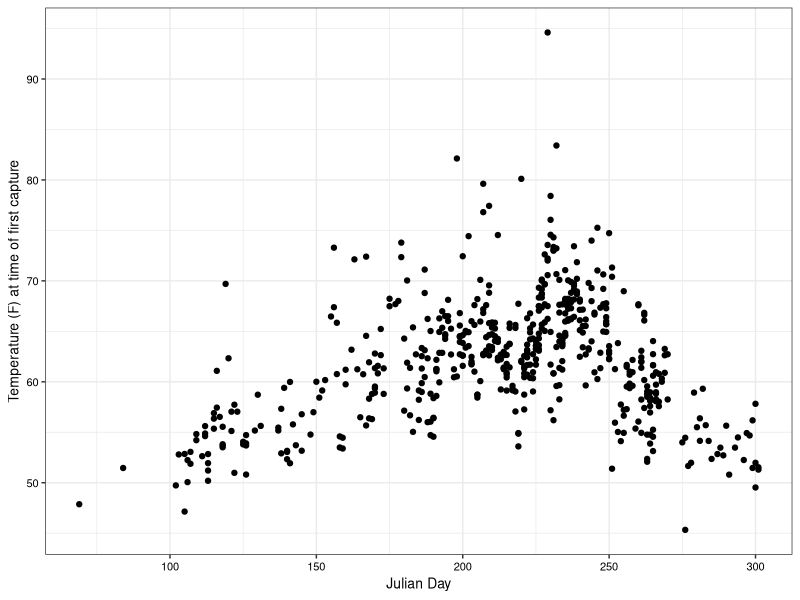
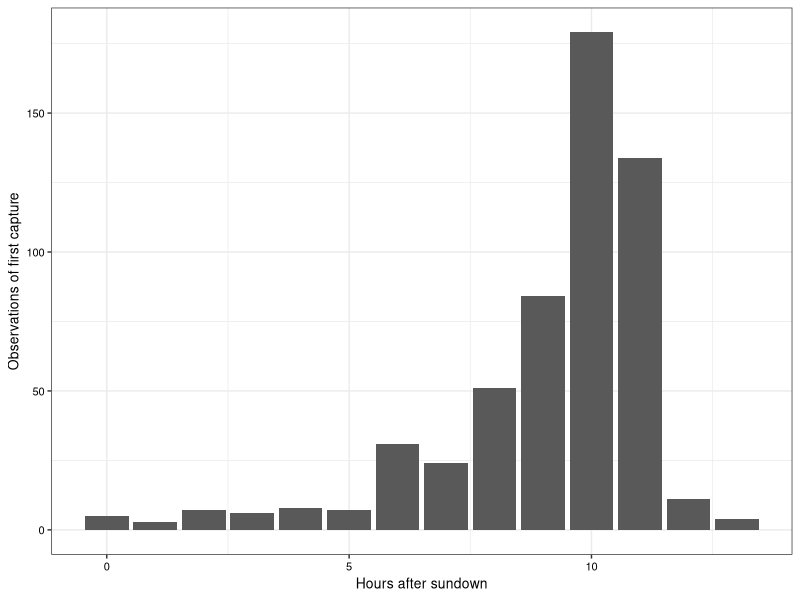
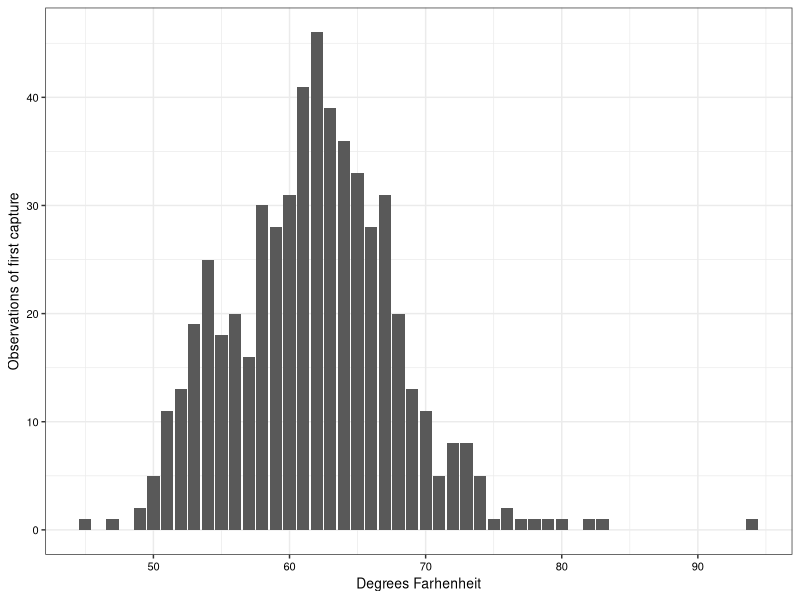
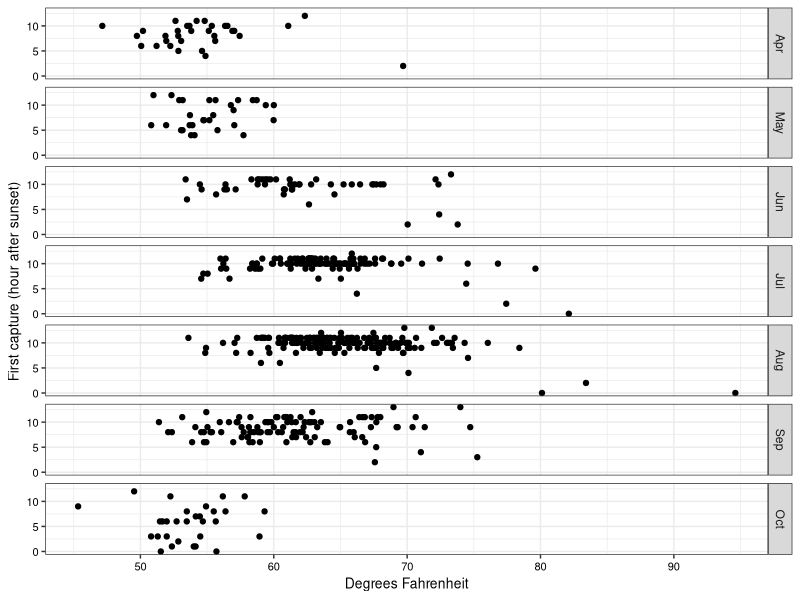
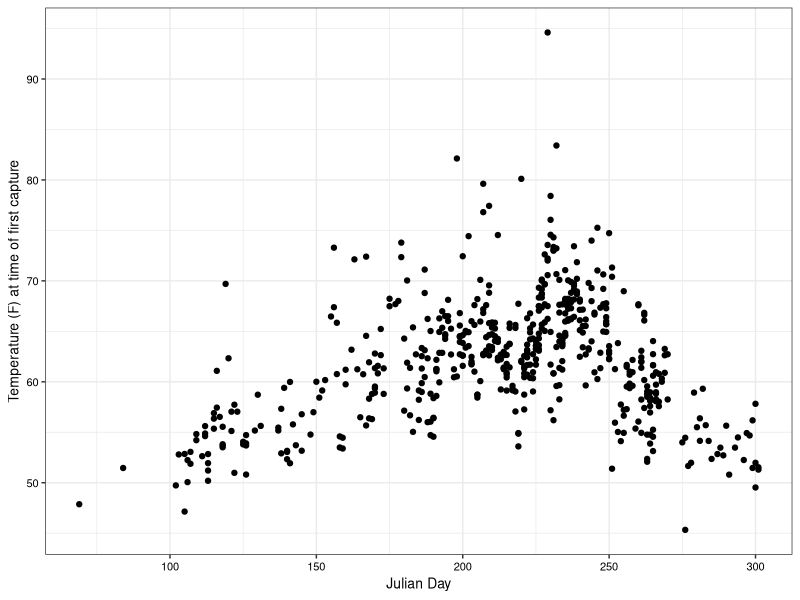
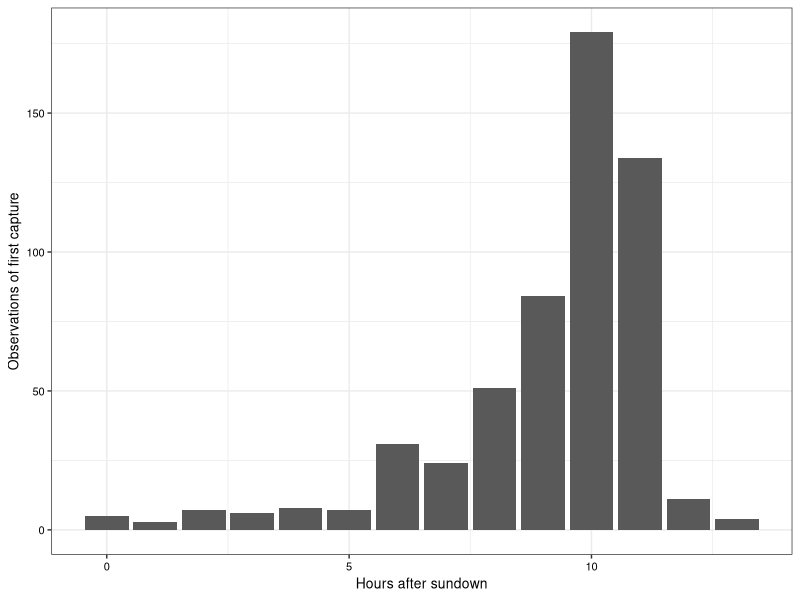
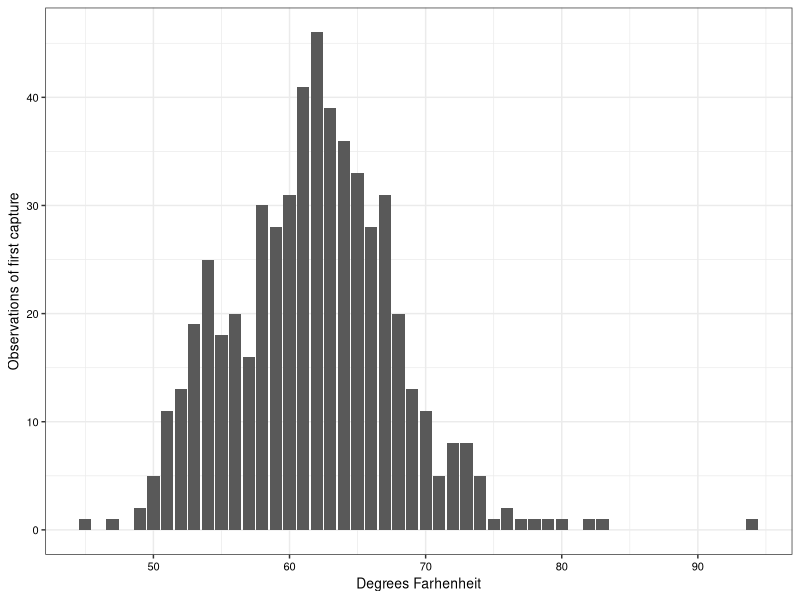
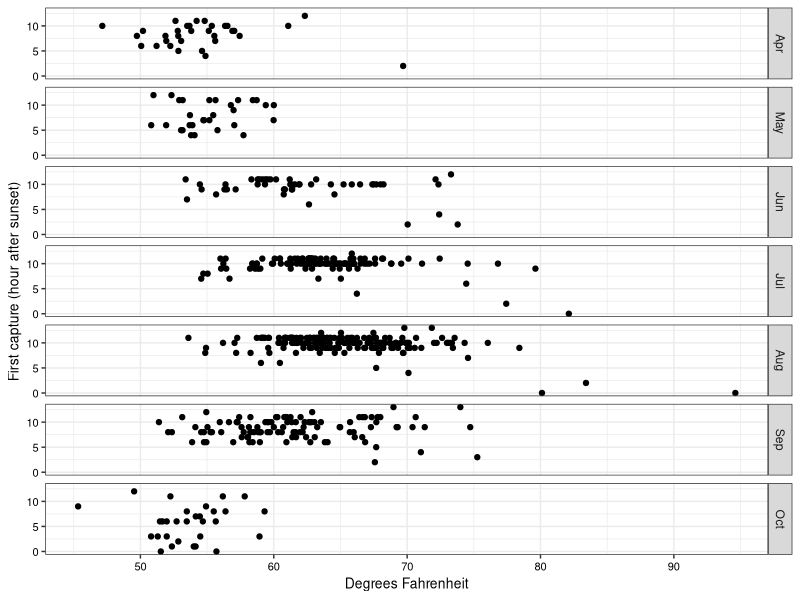

Here is the R script that generated these plots, in order:
#===========================================================================#
# script12_explore_count_and_temperature2.R
# 
# Uses the "combined" data set created in script10 to explore relationsips 
#
# PARTS
# 1. Basic questions about combined data set (multiple obs/night?)(line 14)  
# 2. Examine captures after 7AM (before midnight) (line 64)  
#
# combined--imported as created in script10
# combined3
#  - Night only
#  - Only first obs of night for that site
#  - Additional variables adjust 0 hour to sundown and keep next sun-up in
#    the same Julian day
# combined4 (not yet done)
#  - All captures per night
#  - Additional variables to adjust 0 hour to sundown and keep next sun-up 
#    in the same Julian day (as in 3)
#  - Used to examine whether captures are less likely overall on hotter
#    nights
#  
#===========================================================================#

library(tidyverse)
library(lubridate)
#library(timechange)

#-- 1. (Heading to be determined) --------

combined <- read_csv("./data/merged_count_and_temp_data.csv")
combined
# A tibble: 1,428 x 11
#   pest_dif site         Yr Mnth.x Julian    Hr degf_avg degf_lo degf_hi rh_avg Mnth.y
#      <dbl> <chr>     <dbl> <chr>   <dbl> <dbl>    <dbl>   <dbl>   <dbl>  <dbl> <chr> 
# 1        1 UCKearney  2019 Jun       153     5     60.2    59.7    61.2   89.8 Jun   
# 2        1 UCKearney  2019 Jul       191     4     61.2    60.3    62.2   83.6 Jul   
# 3        1 UCKearney  2019 Jul       194     4     64.2    63.9    65.1   93.2 Jul 

#####################################################################
### Reduce to night observations and only the first observation (hour)

combined3 <- combined %>% 
  filter(Hr <= 7 | Hr >= 18) %>%       # only during dark
  group_by(Yr,site,Mnth.x,Julian) %>%  # <=1 obs per site per night
  summarise(hr_obs1 = min(Hr),         # first obs (except...)
            degf = mean(degf_avg))     # temp during first obs

combined3
# A tibble: 556 x 6
# Groups:   Yr, site, Mnth.x [52]
#       Yr site       Mnth.x Julian hr_obs1  degf
#   <dbl> <chr>      <chr>   <dbl>   <dbl> <dbl>
# 1  2019 mikewoolf1 Aug       213       5  59.2
# 2  2019 mikewoolf1 Aug       215       5  62.7

hrs <- sort(unique(combined3$hr_obs1))
hrs
# [1]  0  1  2  3  4  5  6  7 18 19 20 21 22 23

#-- all possible hours represented

## Temp of first obs vs. Julian day. This works without any further processing
## because hour is not a factor

p1 <- ggplot(combined3, aes(x = Julian, y = degf)) +
  geom_point() +
  theme_bw() +
  xlab("Julian Day") +
  ylab("Temperature (F) at time of first capture") +
  theme(axis.text.x = element_text(color = "black", size = 8),# angle = 45, hjust = 1),
        axis.text.y = element_text(color = "black", size = 8),
        axis.title.x = element_text(color = "black", size = 10),
        axis.title.y = element_text(color = "black", size = 10),
        legend.title = element_text(color = "black", size = 8),
        legend.text = element_text(color = "black", size = 8))

p1 

ggsave(filename = "fig_temperature_of_first_captr_by_julian.jpg", 
       plot = p1, device = "jpg", path = "./results", 
       dpi = 300, width = 5.83, height = 3.9, units = "in")  

## Get Julian date reference points for months

# Make Mnth.x into a factor to conserve order
combined3[combined3$Mnth.x == "Mar", ] # 2 observations, drop them
combined3 <- combined3[combined3$Mnth.x != "Mar", ]

combined3$Mnth.x <- factor(combined3$Mnth.x, levels = c("Apr","May","Jun","Jul","Aug","Sep","Oct"))
combined3
levels(combined3$Mnth.x)

sort(unique(combined3$Julian))
# 102 to 131, about 25 days missing

combined3 %>% 
  group_by(Mnth.x) %>% 
  summarise(frst_Jul = min(Julian))
# A tibble: 7 x 2
# Mnth.x frst_Jul
#   <fct>     <dbl>
# 1 Apr         102
# 2 May         122
# 3 Jun         152
# 4 Jul         182
# 5 Aug         213
# 6 Sep         244
# 7 Oct         275

#-- Rough idea of how month corresponds to Julian Day


# Algorithm to shift time and date
combined3 <- combined3 %>% 
  mutate(Julian2 = ifelse(hr_obs1 <= 7, Julian - 1, Julian),
         hr2 = ifelse(hr_obs1 > 7, hr_obs1 - 18, hr_obs1 + 6))
combined3

########################################################
### Vertical bar chart of first counts by time of night

x <- combined3 %>% 
  group_by(hr2) %>% 
  summarise(nObs = n())

p2 <- ggplot(x, aes(x = hr2, y = nObs)) +
  geom_col() +
  theme_bw() +
  xlab("Hours after sundown") +
  ylab("Observations of first capture") +
  theme(axis.text.x = element_text(color = "black", size = 8),# angle = 45, hjust = 1),
        axis.text.y = element_text(color = "black", size = 8),
        axis.title.x = element_text(color = "black", size = 10),
        axis.title.y = element_text(color = "black", size = 10),
        legend.title = element_text(color = "black", size = 8),
        legend.text = element_text(color = "black", size = 8))

p2 

ggsave(filename = "fig_vbar_captures_by_time_of_night.jpg", 
       plot = p2, device = "jpg", path = "./results", 
       dpi = 300, width = 5.83, height = 3.9, units = "in")  

########################################################
### Vertical bar chart of first counts by temperature

combined3$deg <- as.integer(combined3$degf) 
#  mutate(deg = integer(degf))
combined3

y <- combined3 %>% 
  group_by(deg) %>% 
  summarise(nObs = n())

p3 <- ggplot(y, aes(x = deg, y = nObs)) +
  geom_col() +
  theme_bw() +
  xlab("Degrees Farhenheit") +
  ylab("Observations of first capture") +
  theme(axis.text.x = element_text(color = "black", size = 8),# angle = 45, hjust = 1),
        axis.text.y = element_text(color = "black", size = 8),
        axis.title.x = element_text(color = "black", size = 10),
        axis.title.y = element_text(color = "black", size = 10),
        legend.title = element_text(color = "black", size = 8),
        legend.text = element_text(color = "black", size = 8))

p3

ggsave(filename = "fig_vbar_first_captures_by_temperature.jpg", 
       plot = p3, device = "jpg", path = "./results", 
       dpi = 300, width = 5.83, height = 3.9, units = "in")  

###########################################################
### Does seasonality (photoperiod) affect relationship?

p4 <-  ggplot(combined3, aes(x = degf, y = hr2)) +
  geom_point() +
  theme_bw() +
  facet_grid(Mnth.x ~.) +
  xlab("Degrees Fahrenheit") +
  ylab("First capture (hour after sunset)") +
  theme(axis.text.x = element_text(color = "black", size = 8),# angle = 45, hjust = 1),
        axis.text.y = element_text(color = "black", size = 8),
        axis.title.x = element_text(color = "black", size = 10),
        axis.title.y = element_text(color = "black", size = 10),
        legend.title = element_text(color = "black", size = 8),
        legend.text = element_text(color = "black", size = 8))

p4

ggsave(filename = "first_cap_vs_temp_by_month.jpg", 
       plot = p4, device = "jpg", path = "./results", 
       dpi = 300, width = 5.83, height = 3.9, units = "in")  


###########################################################
### Are there fewer captured overall on hot nights?
